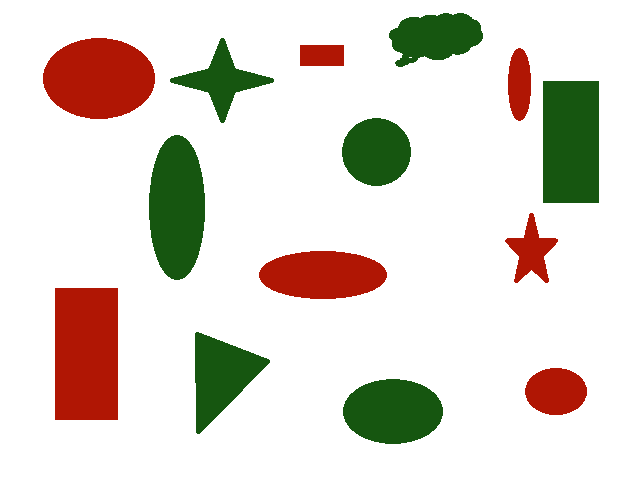
#> input picture Blob/both2.png, 640 x 480 px, given in place of the camera
$ python color.py
#> lines starting #> are read from the running program, lines starting #| are printed output that depends on the picture; after the words box and inside, x2 and y2 are one past the last pixel; in counts of white or black regions, pixels touching at a corner belong together
import cv2
import numpy as np
import time

camera = cv2.VideoCapture(0)
if (camera.isOpened()):
    print("Camera Opened Successfully.")
    def get_image():
        retval, im = camera.read()
#> im is the input picture: shape (480, 640, 3); mean B, G, R 208.3, 217.2, 223.7
        return im
    time.sleep(1)
    image = get_image()
    cv2.imwrite('test.png', image)
    cv2.imshow('image', image)
    cv2.waitKey(0)
    cv2.destroyAllWindows()
    del(camera)
    img = cv2.imread('test.png')
    img_cvt = cv2.cvtColor(img, cv2.COLOR_BGR2HSV)
#> img_cvt: shape (480, 640, 3); mean H, S, V 6.2, 43.3, 230.4
    ALL_MIN = np.array([0,0,0]) # HSV 0,0,0 -> 0, 0, 0
    ALL_MAX = np.array([180,255,255]) # HSV 360,100,100 -> 180, 255, 255
    dst_all = cv2.inRange(img_cvt, ALL_MIN, ALL_MAX)
#> dst_all: shape (480, 640); every value is 255
    no_all = cv2.countNonZero(dst_all)
#> no_all = 307200
    RED_MIN_1 = np.array([0,179,26]) # HSV 0, 70, 10 -> 0, 179, 26
    RED_MAX_1 = np.array([6,255,255]) # HSV 11, 100, 100 -> 6, 255, 255
    dst_red_1 = cv2.inRange(img_cvt, RED_MIN_1, RED_MAX_1)
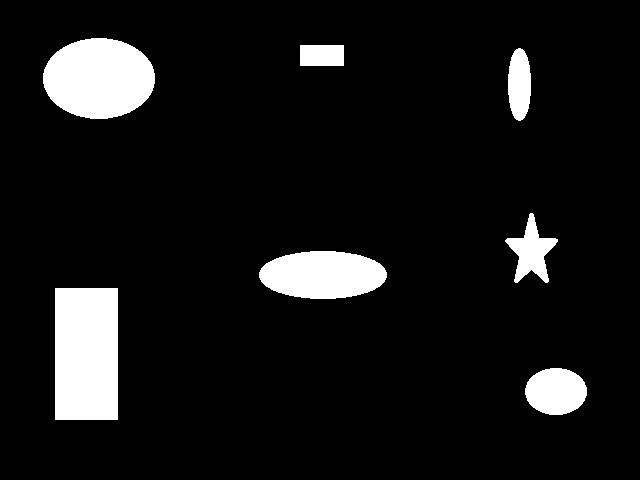
#> dst_red_1: shape (480, 640); 8.6% white; 7 white regions, largest, box (x1, y1, x2, y2) and area: (55, 288, 118, 420) 8316, (43, 38, 155, 119) 7113, (259, 251, 387, 299) 4857
    no_red_1 = cv2.countNonZero(dst_red_1)
#> no_red_1 = 26473
    RED_MIN_2 = np.array([175,179,26]) # HSV 351, 70, 10 -> 0, 179, 26
    RED_MAX_2 = np.array([180,255,255]) # HSV 360, 100, 100 -> 180, 255, 255
    dst_red_2 = cv2.inRange(img_cvt, RED_MIN_2, RED_MAX_2)
#> dst_red_2: shape (480, 640); every value is 0
    no_red_2 = cv2.countNonZero(dst_red_2)
#> no_red_2 = 0
    no_red = no_red_1 + no_red_2
#> no_red = 26473
    GREEN_MIN = np.array([32,38,26]) #HSV 64, 15, 10 -> 32, 38, 26
    GREEN_MAX = np.array([76,255,255]) #HSV 150, 100, 100 -> 76, 255, 255
    dst_green = cv2.inRange(img_cvt, GREEN_MIN, GREEN_MAX)
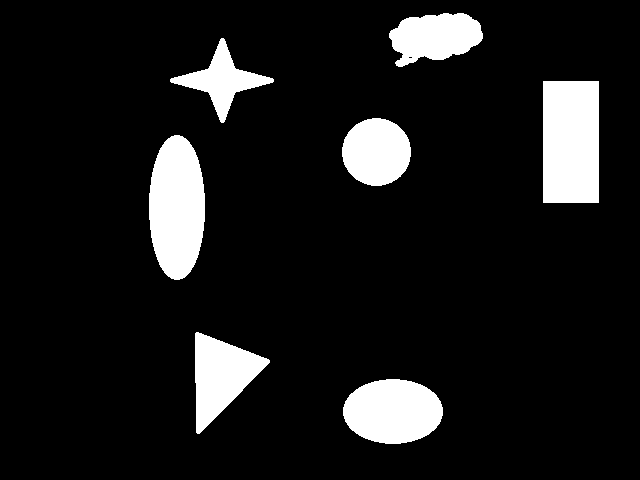
#> dst_green: shape (480, 640); 10.5% white; 7 white regions, largest, box (x1, y1, x2, y2) and area: (543, 81, 599, 203) 6832, (149, 135, 205, 280) 6416, (343, 379, 443, 444) 5099
    no_green = cv2.countNonZero(dst_green)
#> no_green = 32270
    print('Total pixels: ' + str(no_all))
#| Total pixels: 307200
    print('Red pixels: ' + str(no_red))
#| Red pixels: 26473
    print('Green pixels: ' + str(no_green))
#| Green pixels: 32270
    img_red_1 = cv2.bitwise_and(img, img, mask=dst_red_1)
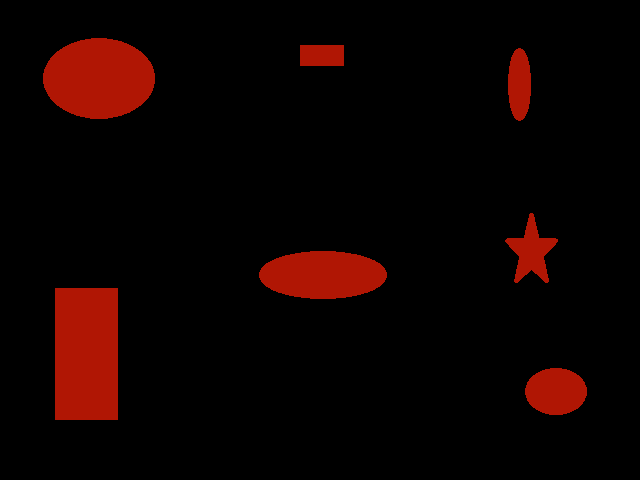
#> img_red_1: shape (480, 640, 3); mean B, G, R 0.3, 1.9, 15.2
    img_red_2 = cv2.bitwise_and(img, img, mask=dst_red_2)
#> img_red_2: shape (480, 640, 3); every value is 0
    img_green = cv2.bitwise_and(img, img, mask=dst_green)
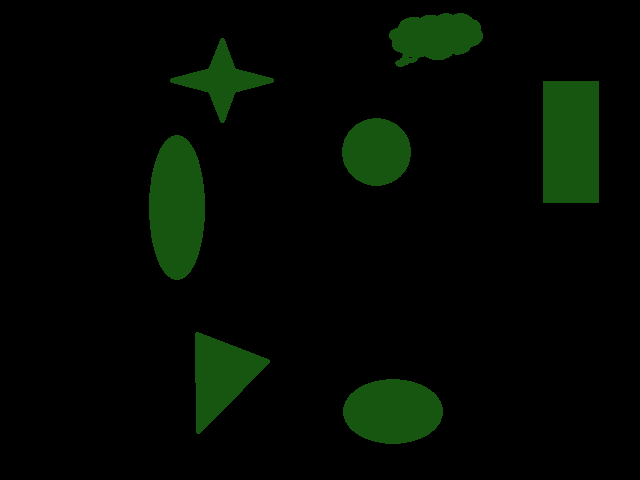
#> img_green: shape (480, 640, 3); mean B, G, R 1.7, 9, 2.3
    img_red = img_red_1 + img_red_2
    cv2.imshow('Original', img)
    cv2.imshow('Red1', img_red_1)
    cv2.imshow('Red2', img_red_2)
    cv2.imshow('Red', img_red)
    cv2.imshow('Green', img_green)
    cv2.waitKey(0)
    cv2.destroyAllWindows()
    if no_red > 25000 and no_red > no_green * 10:
        print("Red Object Found")
    elif no_green > 25000 and no_green > no_red * 10:
        print("Green Object Found")
    else:
	    print("No Object Found")
else:
    print("Camera Failed To Open.")
